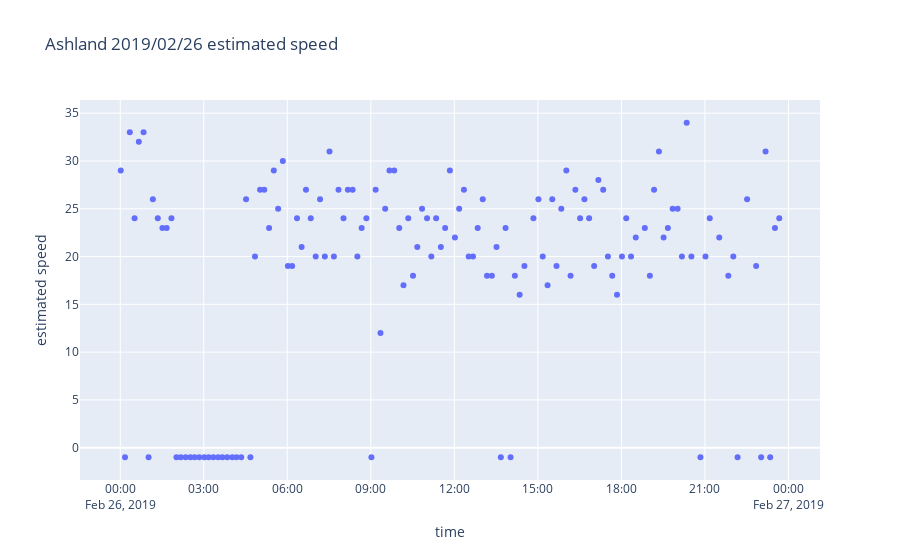

This figure's notebook cell:
### Code cell
fig = go.Figure(data=go.Scatter(x=results_df.time , y=results_df.speed, mode='markers'), layout = go.Layout(title='Ashland 2019/02/26 estimated speed', xaxis_title="time",yaxis_title="estimated speed"))
fig.show()

### Figure 1 — Plotly figure (JSON) as saved in the notebook; plotly's stock layout.template omitted (floating-point values rounded to 4 significant figures; data arrays with more than 128 entries replaced by an {"elided": "..."} marker saying what was removed)
{"data": [{"mode": "markers", "type": "scatter", "x": {"elided": "136 str values"}, "y": {"elided": "136 int values"}}], "layout": {"title": {"text": "Ashland 2019/02/26 estimated speed"}, "xaxis": {"title": {"text": "time"}}, "yaxis": {"title": {"text": "estimated speed"}}}}
